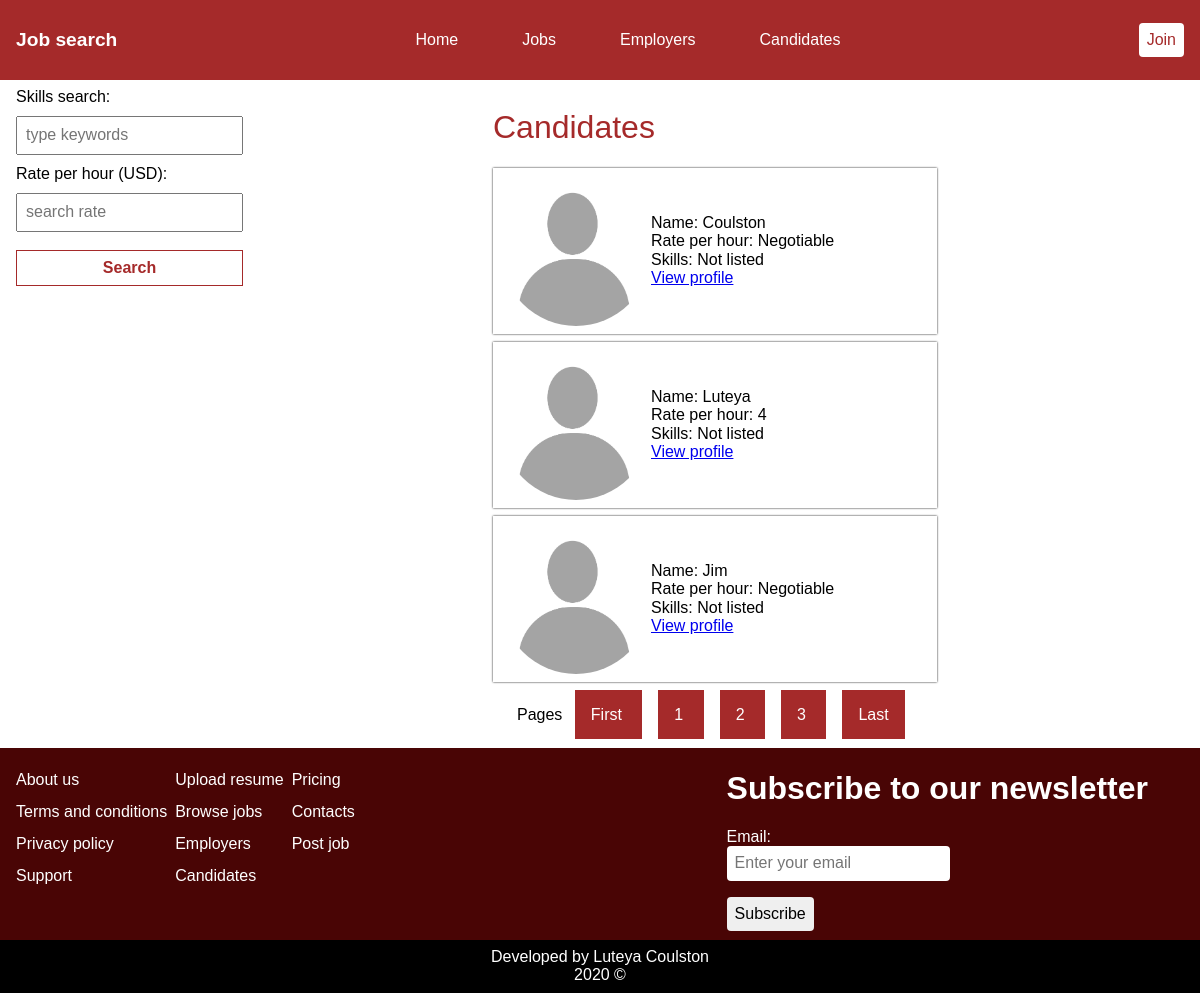
/candidates.php, run on the app's committed database.
### tables this page shows
CREATE TABLE `users` (
  `id` int(11) NOT NULL,
  `first_name` varchar(50) NOT NULL,
  `email` varchar(100) NOT NULL,
  `gender` tinytext NOT NULL,
  `username` varchar(100) NOT NULL,
  `about` text DEFAULT NULL,
  `position` tinytext NOT NULL,
  `rate` int(11) DEFAULT NULL,
  `skills` char(150) NOT NULL,
  `password` text NOT NULL,
  `profile_pic` text DEFAULT NULL,
  `date_created` timestamp NOT NULL DEFAULT current_timestamp()
);

### Classes/Database_Functions.php (called while the page is built, shortened)
<?php
class Database_Table
{
    private $table;
    public function __construct(\PDO $pdo, $table)
    {
        $this->pdo = $pdo;
        $this->table = $table;
    }
    private function query($sql, $parameters = [])
    {
        $query = $this->pdo->prepare($sql);
        $query->execute($parameters);
        return $query;
    }
    public function limit_query(int $start, int $end, string $column = null, string $value = null)
    {
        $parameters = [];
        $query = 'SELECT * FROM `' . $this->table . '`';
        if ($column !== null && $value !== null) {
            $query .= ' WHERE `' . $column . '` = :column';
            $parameters = ['column' => $value];
        }
        $query .= ' LIMIT ' . $start . ',' . $end;
        $result = $this->query($query, $parameters);
        return $result;
    }
}

### templates/candidates.html.php (the view)
<div class="container candidates-page">
    <aside>
        <form action="" method="post">
            <label for="Skills search">Skills search:</label> <br>
            <input type="text" name="skills_search" placeholder="type keywords"> <br>
            <label for="Rate">Rate per hour (USD):</label> <br>
            <input type="text" name="rate_search" placeholder="search rate"> <br>
            <input type="submit" value="Search">
        </form>
    </aside>
    <section class="candidates-section">
        <h1 class="title">Candidates</h1>
        <?php while ($candidate = $result->fetch()): ?>
            <div class="candidate">
                <?php
                if (empty($candidate['profile_url'])) {
                    echo '<img src="../assets/user_images/default.png"
                    alt="$candidate[\'first_name\']" class="candidate_image">';
                }
                ?>
                <div class="candidate_details">
                    <div class="candidate_name">Name: <?= $candidate['first_name'] ?></div>
                    <div class="candidate_rate">Rate per hour: <?= $candidate['rate'] == 0 ? 'Negotiable' : $candidate['rate'] ?></div>
                    <div class="candidate_skills"> Skills: <?= $candidate['skills'] == '' ? 'Not listed' : $candidate['skills'] ?> </div>
                    <a href="profile.php?username=<?=$candidate['username']?>">View profile</a>
                </div>
            </div>
        <?php endwhile;?>
        <div class="pagination">
        <?='Pages '.$links; ?>
        </div>
    </section>
</div>

### assets/css/main.css (style rules this page uses)
* { padding: 0; margin: 0; }
html { scroll-behavior: smooth; }
main, section, aside { display: block; }
input[type=submit] { cursor: pointer; }
.title { font-weight: 400; color: #a52a2a; }
body { font-family: sans-serif; }
.container { margin-left: 1rem; margin-right: 1rem; }
.candidates-page { display: flex; margin-top: 8px; }
.candidates-page input[type=submit] { border: 1px solid #a52a2a; color: #a52a2a; background-color: #fff; font-weight: 600; }
.candidates-page input { padding: 0.5rem; margin: 10px 0px; }
.candidates-page input[type=submit] { margin-top: 8px; width: 100%; }
.candidates-page .candidates-section { margin-left: 250px; }
.candidates-page .candidates-section .candidate { display: flex; min-width: 250px; margin-bottom: 8px; box-shadow: 0px 0px 2px #111111; padding: 0.5rem; }
.candidates-page .candidates-section .candidate .candidate_image { width: 150px; height: 150px; border-radius: 50%; }
.candidates-page .candidates-section .candidate .candidate_details { align-self: center; }
.candidates-page .pagination { margin: 1.5rem; }

### data on the page
users: first_name "Coulston", rate "Negotiable", skills "Not listed"
users: first_name "Luteya", rate "4", skills "Not listed"
users: first_name "Jim", rate "Negotiable", skills "Not listed"
